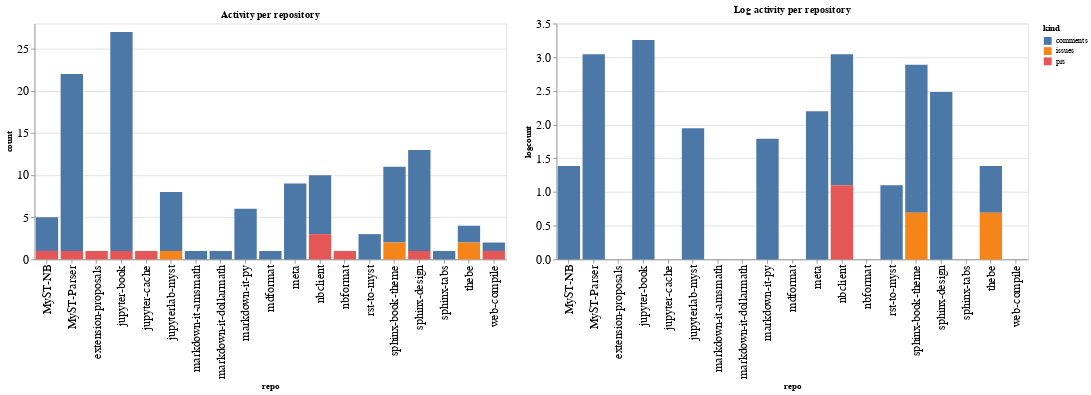

Notebook code for this chart:
### Code cell
ch1 = alt.Chart(repo_summaries, width=600, title="Activity per repository").mark_bar().encode(
    x='repo',
    y='count',
    color='kind',
    tooltip="kind"
)

ch2 = alt.Chart(repo_summaries, width=600, title="Log activity per repository").mark_bar().encode(
    x='repo',
    y='logcount',
    color='kind',
    tooltip="kind"
)

ch1 | ch2

### Figure 1 — Vega-Lite specification as saved in the notebook (floating-point values rounded to 4 significant figures)
{"config": {"axisLeft": {"labelFontSize": 15}, "axisBottom": {"labelFontSize": 15}}, "hconcat": [{"mark": "bar", "encoding": {"color": {"type": "nominal", "field": "kind"}, "tooltip": {"type": "nominal", "field": "kind"}, "x": {"type": "nominal", "field": "repo"}, "y": {"type": "quantitative", "field": "count"}}, "title": "Activity per repository", "width": 600}, {"mark": "bar", "encoding": {"color": {"type": "nominal", "field": "kind"}, "tooltip": {"type": "nominal", "field": "kind"}, "x": {"type": "nominal", "field": "repo"}, "y": {"type": "quantitative", "field": "logcount"}}, "title": "Log activity per repository", "width": 600}], "data": {"name": "data-7e89745bb76456851d65fdd817bbaeed"}, "$schema": "https://vega.github.io/schema/vega-lite/v4.8.1.json", "datasets": {"data-7e89745bb76456851d65fdd817bbaeed": [{"repo": "MyST-NB", "kind": "comments", "count": 4, "logcount": 1.386}, {"repo": "MyST-NB", "kind": "prs", "count": 1, "logcount": 0.0}, {"repo": "MyST-Parser", "kind": "comments", "count": 21, "logcount": 3.045}, {"repo": "MyST-Parser", "kind": "prs", "count": 1, "logcount": 0.0}, {"repo": "extension-proposals", "kind": "prs", "count": 1, "logcount": 0.0}, {"repo": "jupyter-book", "kind": "comments", "count": 26, "logcount": 3.258}, {"repo": "jupyter-book", "kind": "prs", "count": 1, "logcount": 0.0}, {"repo": "jupyter-cache", "kind": "prs", "count": 1, "logcount": 0.0}, {"repo": "jupyterlab-myst", "kind": "comments", "count": 7, "logcount": 1.946}, {"repo": "jupyterlab-myst", "kind": "issues", "count": 1, "logcount": 0.0}, {"repo": "markdown-it-amsmath", "kind": "comments", "count": 1, "logcount": 0.0}, {"repo": "markdown-it-dollarmath", "kind": "comments", "count": 1, "logcount": 0.0}, {"repo": "markdown-it-py", "kind": "comments", "count": 6, "logcount": 1.792}, {"repo": "mdformat", "kind": "comments", "count": 1, "logcount": 0.0}, {"repo": "meta", "kind": "comments", "count": 9, "logcount": 2.197}, {"repo": "nbclient", "kind": "comments", "count": 7, "logcount": 1.946}, {"repo": "nbclient", "kind": "prs", "count": 3, "logcount": 1.099}, {"repo": "nbformat", "kind": "prs", "count": 1, "logcount": 0.0}, {"repo": "rst-to-myst", "kind": "comments", "count": 3, "logcount": 1.099}, {"repo": "sphinx-book-theme", "kind": "comments", "count": 9, "logcount": 2.197}, {"repo": "sphinx-book-theme", "kind": "issues", "count": 2, "logcount": 0.6931}, {"repo": "sphinx-design", "kind": "comments", "count": 12, "logcount": 2.485}, {"repo": "sphinx-design", "kind": "prs", "count": 1, "logcount": 0.0}, {"repo": "sphinx-tabs", "kind": "comments", "count": 1, "logcount": 0.0}, {"repo": "thebe", "kind": "comments", "count": 2, "logcount": 0.6931}, {"repo": "thebe", "kind": "issues", "count": 2, "logcount": 0.6931}, {"repo": "web-compile", "kind": "comments", "count": 1, "logcount": 0.0}, {"repo": "web-compile", "kind": "prs", "count": 1, "logcount": 0.0}]}}
